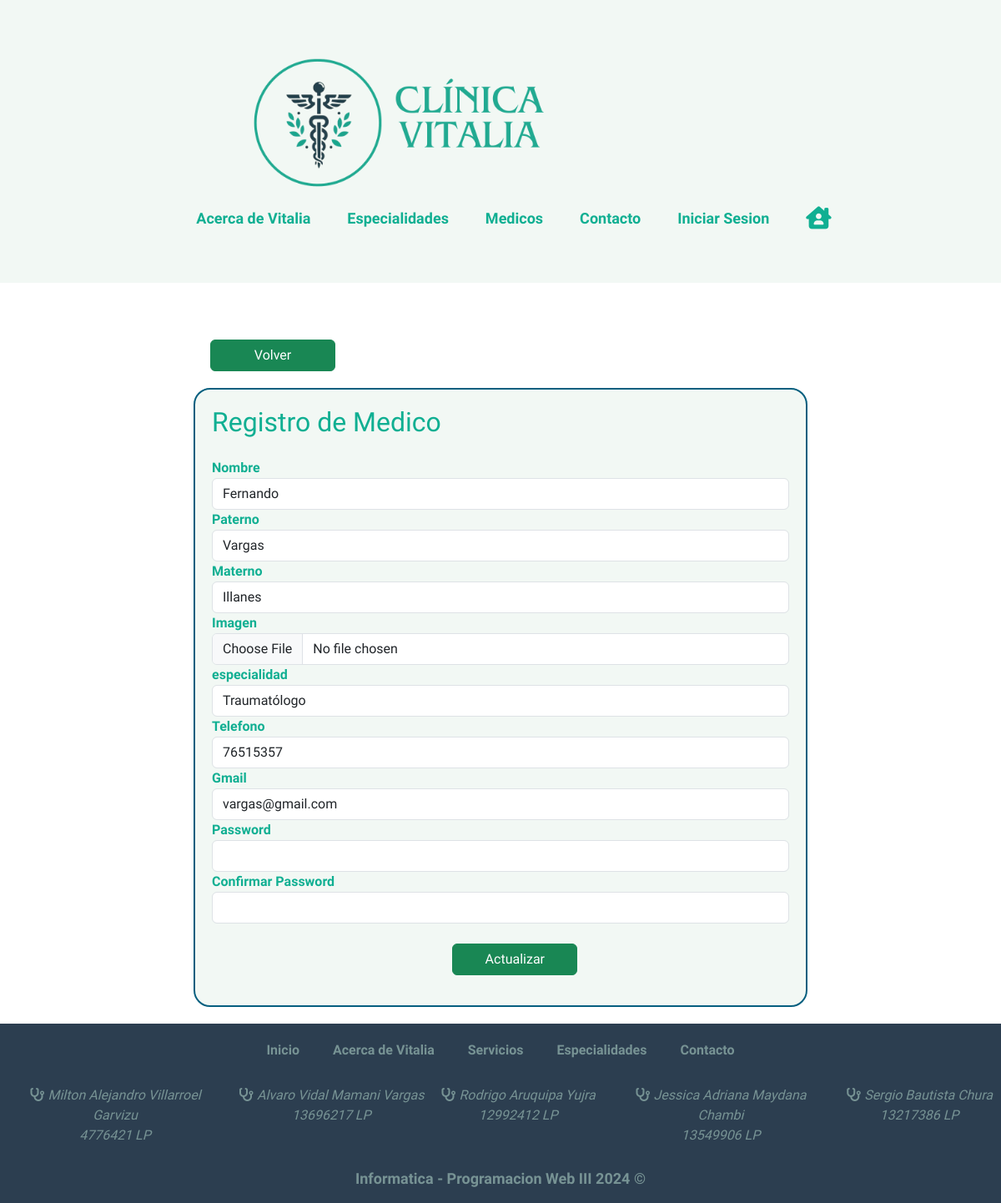
The page /admin/medicos/modificar.php?idMedico=1 on the database its author committed.
### tables this page shows
CREATE TABLE `medico` (
  `idMedico` int(11) NOT NULL,
  `mNombre` varchar(45) NOT NULL,
  `mPaterno` varchar(45) NOT NULL,
  `mMaterno` varchar(45) NOT NULL,
  `mTelefono` varchar(20) NOT NULL,
  `especialidad` varchar(45) NOT NULL,
  `mCi` varchar(20) NOT NULL,
  `imagen` varchar(100) NOT NULL,
  `email` varchar(80) NOT NULL,
  `pasword` char(65) NOT NULL,
  `estado` varchar(20) NOT NULL DEFAULT 'Activo'
);

### admin/medicos/modificar.php (the view, shortened to what this page needs)
<?php
    $db=conectarDB();
    $idMedico=$_GET['idMedico'];
?>
    <?php
        $consulta="select * from medico where idMedico='$idMedico'";
        $res=mysqli_query($db,$consulta);
        while($fila=mysqli_fetch_array($res))
        {
    ?>
    <div class="container mt-5">
        <div class="row justify-content-center">
            <div class="col-md-8">
                <a style="margin :20px;" href="/clinica/admin/indexM.php" class="btn btn-success">Volver</a>
                <div class="formulario">
                    <h2 class="mb-4">Registro de Medico</h2>
                    <form action="modificar.php?cod=<?php echo $fila['idMedico']; ?>" method="post">
                        <div class="row">
                            <div class="col-md-12">
                                <div class="form-group">
                                    <td>Nombre</td>
                                    <td><input type="text" class="form-control" name="nom" id="nom" value="<?php echo $fila['mNombre']; ?>"></td>
                                </div>
                                <div class="form-group">
                                    <td>Paterno</td>
                                    <td><input type="text" class="form-control" name="pat" id="pat" value="<?php echo $fila['mPaterno']; ?>"></td>
                                </div>
                                <div class="form-group">
                                    <td>Materno</td>
                                    <td><input type="text" class="form-control" name="mat" id="mat" value="<?php echo $fila['mMaterno']; ?>"></td>
                                </div>
                                <div class="form-group">
                                    <td>Imagen</td>
                                    <td><input type="file" class="form-control" accept="image/jpeg, image/png" name="ima" id="ima"></td>
                                </div>
                                <div class="form-group">
                                    <td>especialidad</td>
                                    <td><input type="text" class="form-control" name="esp" id="esp" value="<?php echo $fila['especialidad']; ?>"></td>
                                </div>
                                <div class="form-group">
                                    <td>Telefono</td>
                                    <td><input type="text" class="form-control" name="tel" id="tel" value="<?php echo $fila['mTelefono']; ?>"></td>
                                </div>
                                <div class="form-group">
                                    <td>Gmail</td>
                                    <td><input type="text" class="form-control" name="em" id="em" value="<?php echo $fila['email']; ?>"></td>
                                </div>
                                <div class="form-group">
                                    <td>Password</td>
                                    <td><input type="text" class="form-control" name="pas1" id="pas1" ></td>
                                </div>
                                <div class="form-group">
                                    <td>Confirmar Password</td>
                                    <td><input type="text" class="form-control" name="pas2" id="pas2" ></td>
                                </div>
                                <br>
                                <button type="submit" name="Modificar" id="Modificar" value="Modificar" class="btn btn-success offset-md-5">Actualizar</button>
                                <?php
                                 }
                                ?>
                            </div>
                        </div>
                    </form>
                </div>
            </div>
        </div>
    </div>

### paginas/acercade/estilode1.css (style rules this page uses)
:root { --color-azul-claro: #5DADE2; --color-blanco: #FFFFFF; --color-gris-verdoso: #2C3E50; --color-gris: #779394; --color-verde-azul: #065f7f; --color-verde-oscuro: #10af92; --color-verde: #7DCEA0; --color-azul: #3498DB; --color-blancomedico: #F2F8F4; }

### paginas/medicos/css/style.css (style rules this page uses)
:root { --color-azul-claro: #5DADE2; --color-blanco: #FFFFFF; --color-gris-verdoso: #2C3E50; --color-gris: #779394; --color-verde-azul: #065f7f; --color-verde-oscuro: #10af92; --color-verde: #7DCEA0; --color-azul: #3498DB; --color-blancomedico: #F2F8F4; }

### paginas/contacto/style.css (style rules this page uses)
:root { --color-azul-claro: #5DADE2; --color-blanco: #FFFFFF; --color-gris-verdoso: #2C3E50; --color-gris: #779394; --color-verde-azul: #065f7f; --color-verde-oscuro: #10af92; --color-verde: #7DCEA0; --color-azul: #3498DB; --color-blancomedico: #F2F8F4; }

### build/css/estilos.css (style rules this page uses)
:root { --color-azul-claro: #5DADE2; --color-blanco: #FFFFFF; --color-gris-verdoso: #2C3E50; --color-gris: #779394; --color-verde-azul: #065f7f; --color-verde-oscuro: #10af92; --color-verde: #7DCEA0; --color-azul: #3498DB; --color-blancomedico: #F2F8F4; }
.btn { width: 150px; }

### admin/medicos/modificar.php (style rules this page uses)
.formulario { margin-bottom: 20px; padding:20px; background-color: #F2F8F4; color:var(--color-verde-oscuro); font-weight:bold; border: 2px solid var(--color-verde-azul); border-radius: 20px; }

### rows shown on the page
medico: nom "Fernando", pat "Vargas", mat "Illanes", esp "Traumatólogo", tel "76515357", em "vargas@gmail.com"
